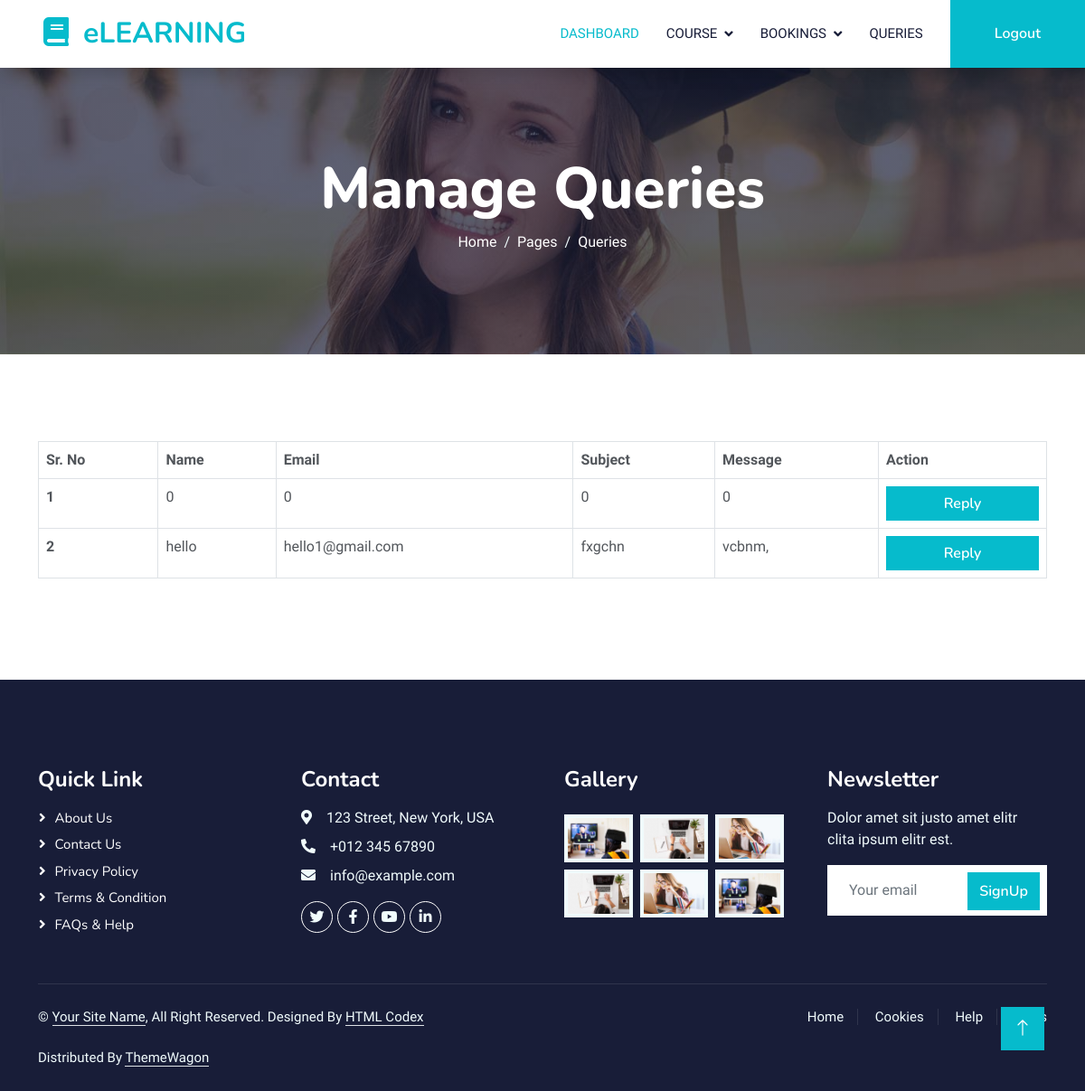
Page /Admin/manage_queries.php on the earlier database version.
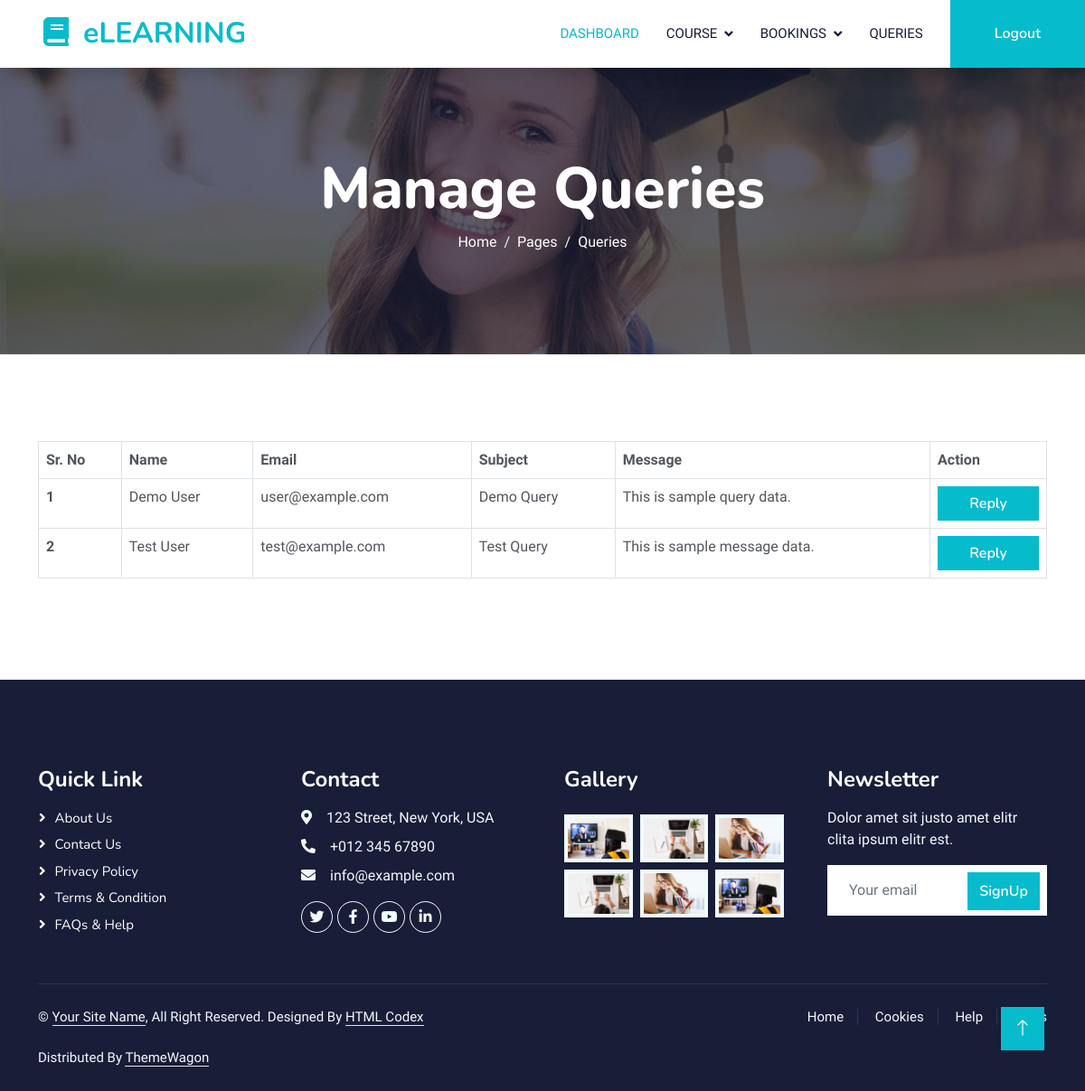
Same page on the later database version.
### tables this page shows
CREATE TABLE `query` (
  `id` int(255) NOT NULL,
  `name` varchar(255) NOT NULL,
  `email` varchar(255) NOT NULL,
  `subject` varchar(255) NOT NULL,
  `message` varchar(255) NOT NULL,
  `status` varchar(255) NOT NULL DEFAULT 'Active',
  `created_at` timestamp(6) NOT NULL DEFAULT current_timestamp(6) ON UPDATE current_timestamp(6)
);

### Admin/manage_queries.php (the view, shortened to what this page needs)
<?php include "admin_header.php" ?>
<div class="container-fluid bg-primary py-5 mb-5 page-header">
    <div class="container py-5">
        <div class="row justify-content-center">
            <div class="col-lg-10 text-center">
                <h1 class="display-3 text-white animated slideInDown">Manage Queries</h1>
                <nav aria-label="breadcrumb">
                    <ol class="breadcrumb justify-content-center">
                        <li class="breadcrumb-item"><a class="text-white" href="#">Home</a></li>
                        <li class="breadcrumb-item"><a class="text-white" href="#">Pages</a></li>
                        <li class="breadcrumb-item text-white active" aria-current="page">Queries</li>
                    </ol>
                </nav>
            </div>
        </div>
    </div>
</div>
<div class="container-xxl py-5">
    <div class="container">
        <div class="row g-4">
            <div class="col-lg-12 mx-auto col-md-12 wow fadeInUp" data-wow-delay="0.5s">
                <table class="table table-bordered">
                    <thead>
                        <tr>
                            <th scope="col">Sr. No</th>
                            <th scope="col">Name</th>
                            <th scope="col">Email</th>
                            <th scope="col">Subject</th>
                            <th scope="col">Message</th>
                            <th scope="col">Action</th>
                        </tr>
                    </thead>
                    <tbody>
                        <?php
                        $query = "SELECT * FROM `query`";
                        $result = mysqli_query($con, $query);
                        $s = 1;
                        while ($row = mysqli_fetch_array($result)) {
                        ?>
                            <tr>
                                <th scope="row"><?php echo $s; ?></th>
                                <td><?php echo $row['name']; ?></td>
                                <td><?php echo $row['email']; ?></td>
                                <td><?php echo $row['subject']; ?></td>
                               <td><?php echo $row['message']; ?></td>
                                <td><a href="https://mail.google.com/mail/?view=cm&fs=1&to=<?php echo urlencode($row['email']); ?>&su=<?php echo urlencode($row['subject']); ?>&body=<?php echo urlencode($row['message']); ?>" target="_blank">
                          <button class="btn btn-primary w-100">Reply</button>
                        </a>
</td>
                            </tr>
                        <?php $s++;
                        }  ?>
                    </tbody>
                </table>
            </div>
        </div>
    </div>
</div>
<?php include "admin_footer.php" ?>

### Admin/admin_header.php (shortened to what this page needs)
<!DOCTYPE html>
<html lang="en">
<head>
    <link href="https://cdnjs.cloudflare.com/ajax/libs/font-awesome/5.10.0/css/all.min.css" rel="stylesheet">
    <link href="https://cdn.jsdelivr.net/npm/bootstrap-icons@1.4.1/font/bootstrap-icons.css" rel="stylesheet">
    <link href="lib/animate/animate.min.css" rel="stylesheet">
    <link href="lib/owlcarousel/assets/owl.carousel.min.css" rel="stylesheet">
    <link href="css/bootstrap.min.css" rel="stylesheet">
    <link href="css/style.css" rel="stylesheet">
</head>
<body>
    <nav class="navbar navbar-expand-lg bg-white navbar-light shadow sticky-top p-0">
        <a href="index.html" class="navbar-brand d-flex align-items-center px-4 px-lg-5">
            <h2 class="m-0 text-primary"><i class="fa fa-book me-3"></i>eLEARNING</h2>
        </a>
        <div class="collapse navbar-collapse" id="navbarCollapse">
            <div class="navbar-nav ms-auto p-4 p-lg-0">
                <a href="dashboard.php" class="nav-item nav-link active">Dashboard</a>
                 <div class="nav-item dropdown">
                    <a href="#" class="nav-link dropdown-toggle" data-bs-toggle="dropdown">Course</a>
                </div>
                <div class="nav-item dropdown">
                    <a href="#" class="nav-link dropdown-toggle" data-bs-toggle="dropdown">Bookings</a>
                </div>
                <a href="manage_queries.php" class="nav-item nav-link">Queries</a>
            </div>
            <a href="../logout.php" class="btn btn-primary py-4 px-lg-5 d-none d-lg-block">Logout</a>
        </div>
    </nav>

### Admin/admin_footer.php (shortened to what this page needs)
<div class="container-fluid bg-dark text-light footer pt-5 mt-5 wow fadeIn" data-wow-delay="0.1s">
        <div class="container py-5">
            <div class="row g-5">
                <div class="col-lg-3 col-md-6">
                    <h4 class="text-white mb-3">Quick Link</h4>
                    <a class="btn btn-link" href="">About Us</a>
                    <a class="btn btn-link" href="">Contact Us</a>
                    <a class="btn btn-link" href="">Privacy Policy</a>
                    <a class="btn btn-link" href="">Terms & Condition</a>
                    <a class="btn btn-link" href="">FAQs & Help</a>
                </div>
                <div class="col-lg-3 col-md-6">
                    <h4 class="text-white mb-3">Contact</h4>
                    <p class="mb-2"><i class="fa fa-map-marker-alt me-3"></i>123 Street, New York, USA</p>
                    <p class="mb-2"><i class="fa fa-phone-alt me-3"></i>+012 345 67890</p>
                    <p class="mb-2"><i class="fa fa-envelope me-3"></i>info@example.com</p>
                    <div class="d-flex pt-2">
                        <a class="btn btn-outline-light btn-social" href=""><i class="fab fa-twitter"></i></a>
                        <a class="btn btn-outline-light btn-social" href=""><i class="fab fa-facebook-f"></i></a>
                        <a class="btn btn-outline-light btn-social" href=""><i class="fab fa-youtube"></i></a>
                        <a class="btn btn-outline-light btn-social" href=""><i class="fab fa-linkedin-in"></i></a>
                    </div>
                </div>
                <div class="col-lg-3 col-md-6">
                    <h4 class="text-white mb-3">Gallery</h4>
                    <div class="row g-2 pt-2">
                        <div class="col-4">
                            <img class="img-fluid bg-light p-1" src="img/course-1.jpg" alt="">
                        </div>
                        <div class="col-4">
                            <img class="img-fluid bg-light p-1" src="img/course-2.jpg" alt="">
                        </div>
                        <div class="col-4">
                            <img class="img-fluid bg-light p-1" src="img/course-3.jpg" alt="">
                        </div>
                        <div class="col-4">
                            <img class="img-fluid bg-light p-1" src="img/course-2.jpg" alt="">
                        </div>
                        <div class="col-4">
                            <img class="img-fluid bg-light p-1" src="img/course-3.jpg" alt="">
                        </div>
                        <div class="col-4">
                            <img class="img-fluid bg-light p-1" src="img/course-1.jpg" alt="">
                        </div>
                    </div>
                </div>
                <div class="col-lg-3 col-md-6">
                    <h4 class="text-white mb-3">Newsletter</h4>
                    <p>Dolor amet sit justo amet elitr clita ipsum elitr est.</p>
                    <div class="position-relative mx-auto" style="max-width: 400px;">
                        <input class="form-control border-0 w-100 py-3 ps-4 pe-5" type="text" placeholder="Your email">
                        <button type="button" class="btn btn-primary py-2 position-absolute top-0 end-0 mt-2 me-2">SignUp</button>
                    </div>
                </div>
            </div>
        </div>
        <div class="container">
            <div class="copyright">
                <div class="row">
                    <div class="col-md-6 text-center text-md-start mb-3 mb-md-0">
                        &copy; <a class="border-bottom" href="#">Your Site Name</a>, All Right Reserved.
                        Designed By <a class="border-bottom" href="https://htmlcodex.com">HTML Codex</a><br><br>
                        Distributed By <a class="border-bottom" href="https://themewagon.com">ThemeWagon</a>
                    </div>
                    <div class="col-md-6 text-center text-md-end">
                        <div class="footer-menu">
                            <a href="">Home</a>
                            <a href="">Cookies</a>
                            <a href="">Help</a>
                            <a href="">FQAs</a>
                        </div>
                    </div>
                </div>
            </div>
        </div>
    </div>
    <a href="#" class="btn btn-lg btn-primary btn-lg-square back-to-top"><i class="bi bi-arrow-up"></i></a>
</body>
</html>

### Admin/css/style.css (style rules this page uses)
:root { --primary: #06BBCC; --light: #F0FBFC; --dark: #181d38; }
.back-to-top { position: fixed; display: none; right: 45px; bottom: 45px; z-index: 99; }
.btn { font-family: 'Nunito', sans-serif; font-weight: 600; transition: .5s; }
.btn.btn-primary, .btn.btn-secondary { color: #FFFFFF; }
.btn-lg-square { width: 48px; height: 48px; }
.btn-square, .btn-sm-square, .btn-lg-square { padding: 0; display: flex; align-items: center; justify-content: center; font-weight: normal; border-radius: 0px; }
.navbar .dropdown-toggle::after { border: none; content: "\f107"; font-family: "Font Awesome 5 Free"; font-weight: 900; vertical-align: middle; margin-left: 8px; }
.navbar-light .navbar-nav .nav-link { margin-right: 30px; padding: 25px 0; color: #FFFFFF; font-size: 15px; text-transform: uppercase; outline: none; }
.navbar-light .navbar-nav .nav-link:hover, .navbar-light .navbar-nav .nav-link.active { color: var(--primary); }
.navbar-light .navbar-brand, .navbar-light a.btn { height: 75px; }
.navbar-light .navbar-nav .nav-link { color: var(--dark); font-weight: 500; }
.navbar-light.sticky-top { top: -100px; transition: .5s; }
.page-header { background: linear-gradient(rgba(24, 29, 56, .7), rgba(24, 29, 56, .7)), url(../img/carousel-1.jpg); background-position: center center; background-repeat: no-repeat; background-size: cover; }
.breadcrumb-item + .breadcrumb-item::before { color: var(--light); }
.footer .btn.btn-social { margin-right: 5px; width: 35px; height: 35px; display: flex; align-items: center; justify-content: center; color: var(--light); font-weight: normal; border: 1px solid #FFFFFF; border-radius: 35px; transition: .3s; }
.footer .btn.btn-link { display: block; margin-bottom: 5px; padding: 0; text-align: left; color: #FFFFFF; font-size: 15px; font-weight: normal; text-transform: capitalize; transition: .3s; }
.footer .btn.btn-link::before { position: relative; content: "\f105"; font-family: "Font Awesome 5 Free"; font-weight: 900; margin-right: 10px; }
.footer .copyright { padding: 25px 0; font-size: 15px; border-top: 1px solid rgba(256, 256, 256, .1); }
.footer .copyright a { color: var(--light); }
.footer .footer-menu a { margin-right: 15px; padding-right: 15px; border-right: 1px solid rgba(255, 255, 255, .1); }
.footer .footer-menu a:last-child { margin-right: 0; padding-right: 0; border-right: none; }

Differences in the rows shown:
changed query: name "0" → "Demo User"; email "0" → "user@example.com"; subject "0" → "Demo Query"; message "0" → "This is sample query data."
changed query: name "hello" → "Test User"; email "hello1@gmail.com" → "test@example.com"; subject "fxgchn" → "Test Query"; message "vcbnm," → "This is sample message data."
